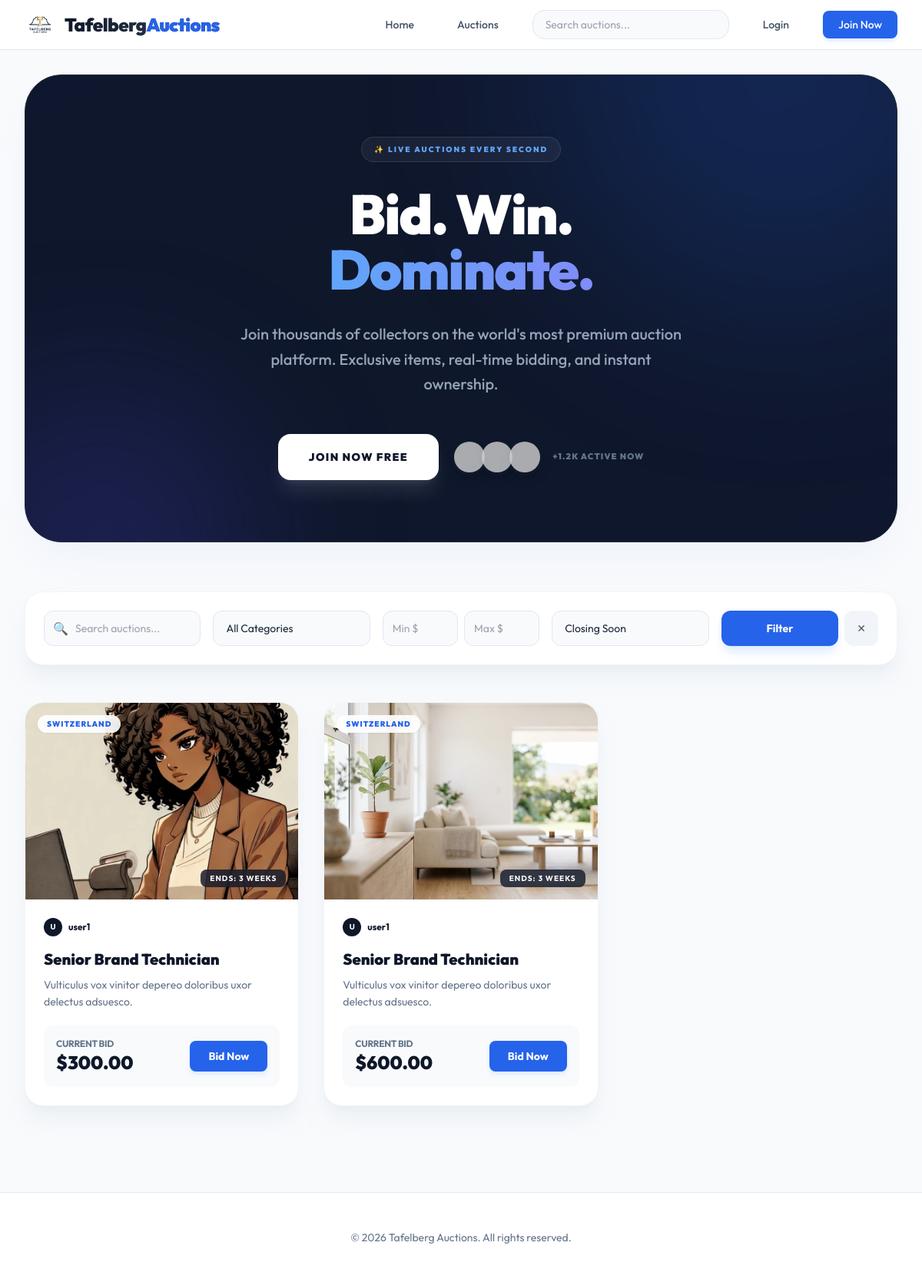
The page / on the database its author committed.
### apps/auctions/models.py (models this page shows, shortened)
class Listing(models.Model):
    seller = models.ForeignKey(settings.AUTH_USER_MODEL, on_delete=models.CASCADE, related_name='listings')
    title = models.CharField(max_length=200)
    description = models.TextField()
    starting_bid = models.DecimalField(max_digits=12, decimal_places=2)
    current_bid = models.DecimalField(max_digits=12, decimal_places=2, null=True, blank=True)
    image = models.ImageField(upload_to='listings/', blank=True, null=True)
    category = models.CharField(
        max_length=50,
        choices=CategoryChoices.choices,
        default=CategoryChoices.OTHER
    )
    deposit_required = models.BooleanField(default=False)
    deposit_amount = models.DecimalField(max_digits=12, decimal_places=2, null=True, blank=True)
    escrow_hold = models.BooleanField(default=True)
    start_time = models.DateTimeField(default=timezone.now)
    end_time = models.DateTimeField()
    is_active = models.BooleanField(default=True)
    notified_ending_soon = models.BooleanField(default=False)
    created_at = models.DateTimeField(auto_now_add=True)
    @property
    def has_started(self):
        return timezone.now() >= self.start_time

### apps/accounts/models.py (models this page shows)
class User(AbstractUser):
    is_seller = models.BooleanField(default=False)
    is_buyer = models.BooleanField(default=True)
    phone_number = models.CharField(max_length=15, blank=True, null=True)
    phone_verified = models.BooleanField(default=False)
    bio = models.TextField(max_length=500, blank=True)
    class Meta:
        verbose_name = 'User'
        verbose_name_plural = 'Users'

### apps/auctions/views.py (the view)
# urls.py: path('', views.listing_list, name='listing_list'),
def listing_list(request):
    query = request.GET.get('q')
    category = request.GET.get('category')
    min_price = request.GET.get('min_price')
    max_price = request.GET.get('max_price')
    sort = request.GET.get('sort', 'closing_soon')
    if query:
        listings = search_listings(query)
    else:
        listings = Listing.objects.filter(is_active=True, end_time__gt=timezone.now())
    if category:
        listings = listings.filter(category=category)
    if min_price:
        listings = listings.filter(current_bid__gte=min_price)
    if max_price:
        listings = listings.filter(current_bid__lte=max_price)
    if sort == 'closing_soon':
        listings = listings.order_by('end_time')
    elif sort == 'newest':
        listings = listings.order_by('-created_at')
    elif sort == 'price_low':
        listings = listings.order_by('current_bid')
    elif sort == 'price_high':
        listings = listings.order_by('-current_bid')
    return render(request, 'auctions/listing_list.html', {
        'listings': listings,
        'categories': CategoryChoices.choices,
        'search_query': query,
        'selected_category': category,
        'min_price': min_price,
        'max_price': max_price,
        'sort': sort
    })

### templates/auctions/listing_list.html (shortened to what this page needs)
{% extends "base.html" %}
{% block content %}
{% if not user.is_authenticated %}
<div class="mb-16 py-20 px-8 rounded-[3rem] bg-slate-900 overflow-hidden relative border border-slate-800 shadow-2xl shadow-indigo-200/20 group">
    <div class="absolute inset-0 bg-gradient-to-br from-indigo-500/10 via-transparent to-blue-500/10 mix-blend-overlay"></div>
    <div class="absolute top-0 right-0 -translate-y-1/2 translate-x-1/4 w-[600px] h-[600px] bg-blue-600/20 blur-[120px] rounded-full"></div>
    <div class="absolute bottom-0 left-0 translate-y-1/2 -translate-x-1/4 w-[400px] h-[400px] bg-indigo-600/20 blur-[100px] rounded-full"></div>
    <div class="relative max-w-3xl mx-auto text-center">
        <div class="inline-flex items-center space-x-2 px-4 py-2 rounded-full bg-white/5 border border-white/10 text-blue-400 text-[10px] font-black uppercase tracking-[0.2em] mb-8 animate-pulse">
            <span>✨ Live Auctions Every Second</span>
        </div>
        <h1 class="text-5xl md:text-7xl font-black text-white mb-8 leading-[1.1] tracking-tight">
            Bid. Win. <br/>
            <span class="bg-gradient-to-r from-blue-400 to-indigo-400 bg-clip-text text-transparent">Dominate.</span>
        </h1>
        <p class="text-xl text-slate-400 mb-12 leading-relaxed max-w-xl mx-auto font-medium">
            Join thousands of collectors on the world's most premium auction platform. Exclusive items, real-time bidding, and instant ownership.
        </p>
        <div class="flex flex-col sm:flex-row items-center justify-center space-y-4 sm:space-y-0 sm:space-x-4">
            <a href="{% url 'register' %}" class="w-full sm:w-auto px-10 py-5 bg-white text-slate-900 rounded-2xl font-black text-sm uppercase tracking-widest hover:bg-slate-100 transition-all hover:scale-105 active:scale-95 shadow-xl shadow-white/10 group-hover:shadow-blue-500/20">
                Join Now Free
            </a>
            <div class="flex items-center -space-x-3">
                <div class="w-12 h-12 rounded-full border-4 border-slate-900 bg-slate-800 flex items-center justify-center text-xs font-bold text-white shadow-lg overflow-hidden">
                    <img src="https://i.pravatar.cc/150?u=1" class="w-full h-full object-cover opacity-80" alt="user">
                </div>
                <div class="w-12 h-12 rounded-full border-4 border-slate-900 bg-slate-800 flex items-center justify-center text-xs font-bold text-white shadow-lg overflow-hidden">
                    <img src="https://i.pravatar.cc/150?u=2" class="w-full h-full object-cover opacity-80" alt="user">
                </div>
                <div class="w-12 h-12 rounded-full border-4 border-slate-900 bg-slate-800 flex items-center justify-center text-xs font-bold text-white shadow-lg overflow-hidden">
                    <img src="https://i.pravatar.cc/150?u=3" class="w-full h-full object-cover opacity-80" alt="user">
                </div>
                <div class="pl-6 text-[11px] font-black text-slate-500 uppercase tracking-widest">
                    +1.2k Active Now
                </div>
            </div>
        </div>
    </div>
</div>
{% endif %}
<div class="mb-12">
    <div class="bg-white p-6 rounded-3xl border border-slate-100 shadow-xl shadow-slate-200/50">
        <form method="GET" class="grid grid-cols-1 md:grid-cols-2 lg:grid-cols-5 gap-4 text-slate-800"
              hx-get="{% url 'listing_list' %}"
              hx-target="#listing-results"
              hx-select="#listing-results"
              hx-trigger="input delay:500ms, change from:select, submit"
              hx-push-url="true">
            <div class="relative">
                <input type="text" name="q" value="{{ search_query|default:'' }}" placeholder="Search auctions..."
                       class="w-full pl-10 pr-4 py-3 rounded-xl border border-slate-200 focus:ring-2 focus:ring-blue-600 focus:border-transparent transition-all outline-none bg-slate-50 text-sm">
                <span class="absolute left-3 top-1/2 -translate-y-1/2 text-slate-400">🔍</span>
            </div>
            <select name="category" class="w-full px-4 py-3 rounded-xl border border-slate-200 focus:ring-2 focus:ring-blue-600 focus:border-transparent transition-all outline-none bg-slate-50 text-sm appearance-none">
                <option value="">All Categories</option>
            </select>
            <div class="flex items-center space-x-2">
                <input type="number" name="min_price" value="{{ min_price|default:'' }}" placeholder="Min $"
                       class="w-full px-3 py-3 rounded-xl border border-slate-200 focus:ring-2 focus:ring-blue-600 focus:border-transparent transition-all outline-none bg-slate-50 text-sm">
                <input type="number" name="max_price" value="{{ max_price|default:'' }}" placeholder="Max $"
                       class="w-full px-3 py-3 rounded-xl border border-slate-200 focus:ring-2 focus:ring-blue-600 focus:border-transparent transition-all outline-none bg-slate-50 text-sm">
            </div>
            <select name="sort" class="w-full px-4 py-3 rounded-xl border border-slate-200 focus:ring-2 focus:ring-blue-600 focus:border-transparent transition-all outline-none bg-slate-50 text-sm appearance-none">
                <option value="closing_soon" {% if sort == 'closing_soon' %}selected{% endif %}>Closing Soon</option>
            </select>
            <div class="flex space-x-2">
                <button type="submit" class="flex-1 bg-blue-600 hover:bg-blue-700 text-white font-bold py-3 rounded-xl shadow-lg shadow-blue-100 transition-all text-sm">
                    Filter
                </button>
                <a href="{% url 'listing_list' %}" class="px-4 py-3 bg-slate-100 hover:bg-slate-200 text-slate-600 rounded-xl transition-all text-sm flex items-center justify-center">
                    ✕
                </a>
            </div>
        </form>
    </div>
</div>
<div id="listing-results" class="grid grid-cols-1 md:grid-cols-2 lg:grid-cols-3 gap-8">
    {% for item in listings %}
        <div class="bg-white rounded-3xl overflow-hidden border border-slate-100 shadow-xl shadow-slate-200/50 group hover:-translate-y-2 transition-all duration-300">
            <div class="relative h-64 overflow-hidden">
                {% if item.image %}
                    <img src="{{ item.image.url }}" alt="{{ item.title }}" class="w-full h-full object-cover group-hover:scale-110 transition-transform duration-500">
                {% else %}
                    <div class="w-full h-full bg-slate-100 flex items-center justify-center text-slate-400">No Image</div>
                {% endif %}
                <div class="absolute top-4 left-4 bg-white/90 backdrop-blur-sm px-3 py-1 rounded-full text-[10px] font-black uppercase tracking-widest text-blue-600 shadow-sm">
                    {{ item.get_category_display }}
                </div>
                <div class="absolute bottom-4 right-4 bg-slate-900/80 backdrop-blur-md px-3 py-1 rounded-lg text-[10px] font-bold text-white tracking-widest uppercase">
                    {% if not item.has_started %}Starts: {{ item.start_time|timeuntil }}{% else %}Ends: {{ item.end_time|timeuntil }}{% endif %}
                </div>
            </div>
            <div class="p-6">
                <div class="flex items-center space-x-2 mb-4">
                    <div class="w-6 h-6 rounded-full bg-slate-900 flex items-center justify-center text-[10px] font-bold text-white shadow-sm">
                        {{ item.seller.username|slice:":1"|upper }}
                    </div>
                    <div class="flex items-center space-x-1">
                        <span class="text-xs font-bold text-slate-900">{{ item.seller.username }}</span>
                    </div>
                </div>
                <h3 class="text-xl font-black text-slate-900 mb-2 truncate">{{ item.title }}</h3>
                <p class="text-slate-500 text-sm mb-6 line-clamp-2 leading-relaxed h-[2.5rem]">
                    {{ item.description }}
                </p>
                <div class="flex items-center justify-between p-4 bg-slate-50 rounded-xl">
                    <div>
                        <span class="block text-xs text-slate-500 uppercase font-bold tracking-tight">Current Bid</span>
                        <span class="text-2xl font-black text-slate-900">${{ item.current_bid }}</span>
                    </div>
                    <a href="{% url 'listing_detail' item.id %}" class="bg-blue-600 hover:bg-blue-700 text-white px-6 py-2.5 rounded-lg text-sm font-bold shadow-md shadow-blue-100 transition-all active:scale-95">
                        {% if user.is_authenticated and item.seller == user %}
                            Manage
                        {% elif not item.has_started %}
                            Preview
                        {% else %}
                            Bid Now
                        {% endif %}
                    </a>
                </div>
            </div>
        </div>
    {% empty %}
        <div class="col-span-full py-20 text-center">
             <div class="text-4xl mb-4 text-slate-200">🔍</div>
             <p class="text-slate-400 font-bold text-lg">No listings match your search criteria.</p>
        </div>
    {% endfor %}
</div>
{% endblock %}

### templates/base.html (style rules this page uses)
body { font-family: 'Outfit', sans-serif; }

### rows shown on the page
Listing: image (picture), category "SWITZERLAND", end_time "3 WEEKS", seller.username "U", seller.username "user1", title "Senior Brand Technician", description "Vulticulus vox vinitor depereo doloribus uxor delectus adsuesco.", current_bid "300.00", shows "Bid Now"
Listing: image (picture), category "SWITZERLAND", end_time "3 WEEKS", seller.username "U", seller.username "user1", title "Senior Brand Technician", description "Vulticulus vox vinitor depereo doloribus uxor delectus adsuesco.", current_bid "600.00", shows "Bid Now"
